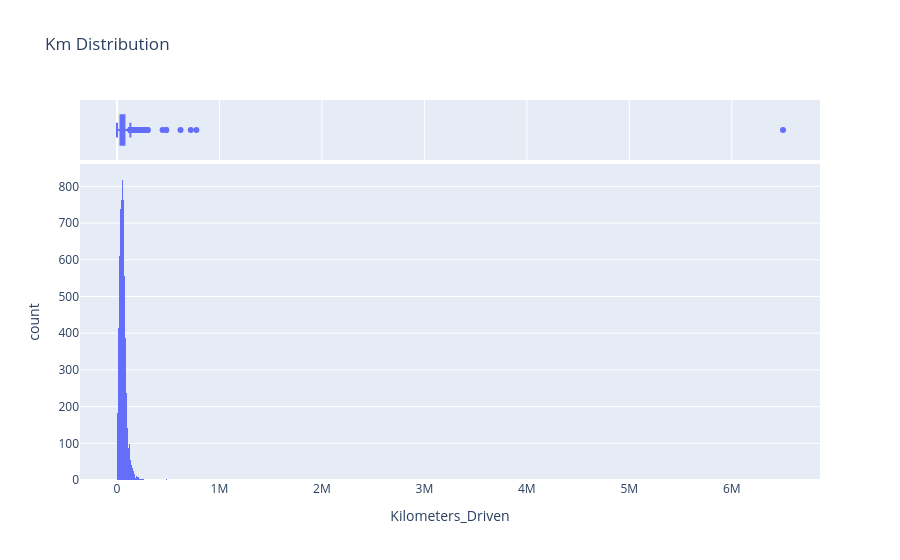

This figure's notebook cell:
### Markdown cell above
# Kilometers_Driven

### Code cell
import seaborn as sns
import plotly.express as px

px.histogram(df, x='Kilometers_Driven', marginal='box', title='Km Distribution')

### Figure 1 — Plotly figure (JSON) as saved in the notebook; plotly's stock layout.template omitted (floating-point values rounded to 4 significant figures; data arrays with more than 128 entries replaced by an {"elided": "..."} marker saying what was removed)
{"data": [{"bingroup": "x", "hovertemplate": "Kilometers_Driven=%{x}<br>count=%{y}<extra></extra>", "legendgroup": "", "marker": {"color": "#636efa", "pattern": {"shape": ""}}, "name": "", "orientation": "v", "showlegend": false, "type": "histogram", "x": {"elided": "6019 int values"}, "xaxis": "x", "yaxis": "y"}, {"hovertemplate": "Kilometers_Driven=%{x}<extra></extra>", "legendgroup": "", "marker": {"color": "#636efa"}, "name": "", "notched": true, "showlegend": false, "type": "box", "x": {"elided": "6019 int values"}, "xaxis": "x2", "yaxis": "y2"}], "layout": {"barmode": "relative", "legend": {"tracegroupgap": 0}, "title": {"text": "Km Distribution"}, "xaxis": {"anchor": "y", "domain": [0, 1], "title": {"text": "Kilometers_Driven"}}, "xaxis2": {"anchor": "y2", "domain": [0, 1], "matches": "x", "showgrid": true, "showticklabels": false}, "yaxis": {"anchor": "x", "domain": [0, 0.8316], "title": {"text": "count"}}, "yaxis2": {"anchor": "x2", "domain": [0.8416, 1], "matches": "y2", "showgrid": false, "showline": false, "showticklabels": false, "ticks": ""}}}
